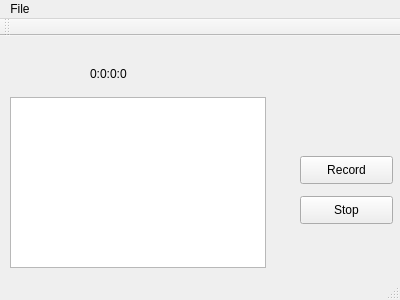
<?xml version="1.0" encoding="UTF-8"?>
<ui version="4.0">
 <class>MainWindow</class>
 <widget class="QMainWindow" name="MainWindow">
  <property name="geometry">
   <rect>
    <x>0</x>
    <y>0</y>
    <width>400</width>
    <height>300</height>
   </rect>
  </property>
  <property name="windowTitle">
   <string>MainWindow</string>
  </property>
  <widget class="QWidget" name="centralWidget">
   <widget class="QListView" name="resultListView">
    <property name="geometry">
     <rect>
      <x>10</x>
      <y>61</y>
      <width>256</width>
      <height>171</height>
     </rect>
    </property>
   </widget>
   <widget class="QPushButton" name="recordButton">
    <property name="geometry">
     <rect>
      <x>300</x>
      <y>120</y>
      <width>93</width>
      <height>28</height>
     </rect>
    </property>
    <property name="text">
     <string>Record</string>
    </property>
   </widget>
   <widget class="QPushButton" name="stopButton">
    <property name="geometry">
     <rect>
      <x>300</x>
      <y>160</y>
      <width>93</width>
      <height>28</height>
     </rect>
    </property>
    <property name="text">
     <string>Stop</string>
    </property>
   </widget>
   <widget class="QLabel" name="nowTimeLabel">
    <property name="geometry">
     <rect>
      <x>90</x>
      <y>30</y>
      <width>72</width>
      <height>15</height>
     </rect>
    </property>
    <property name="text">
     <string>0:0:0:0</string>
    </property>
   </widget>
  </widget>
  <widget class="QMenuBar" name="menuBar">
   <property name="geometry">
    <rect>
     <x>0</x>
     <y>0</y>
     <width>400</width>
     <height>26</height>
    </rect>
   </property>
   <widget class="QMenu" name="menuFile">
    <property name="title">
     <string>File</string>
    </property>
    <addaction name="actionSave"/>
    <addaction name="actionQuit"/>
   </widget>
   <addaction name="menuFile"/>
  </widget>
  <widget class="QToolBar" name="mainToolBar">
   <attribute name="toolBarArea">
    <enum>TopToolBarArea</enum>
   </attribute>
   <attribute name="toolBarBreak">
    <bool>false</bool>
   </attribute>
  </widget>
  <widget class="QStatusBar" name="statusBar"/>
  <action name="actionSave">
   <property name="text">
    <string>Save</string>
   </property>
   <property name="shortcut">
    <string>Ctrl+S</string>
   </property>
  </action>
  <action name="actionQuit">
   <property name="text">
    <string>Quit</string>
   </property>
   <property name="shortcut">
    <string>Ctrl+Q</string>
   </property>
  </action>
 </widget>
 <layoutdefault spacing="6" margin="11"/>
 <resources/>
 <connections>
  <connection>
   <sender>actionQuit</sender>
   <signal>triggered()</signal>
   <receiver>MainWindow</receiver>
   <slot>close()</slot>
   <hints>
    <hint type="sourcelabel">
     <x>-1</x>
     <y>-1</y>
    </hint>
    <hint type="destinationlabel">
     <x>199</x>
     <y>149</y>
    </hint>
   </hints>
  </connection>
 </connections>
</ui>
